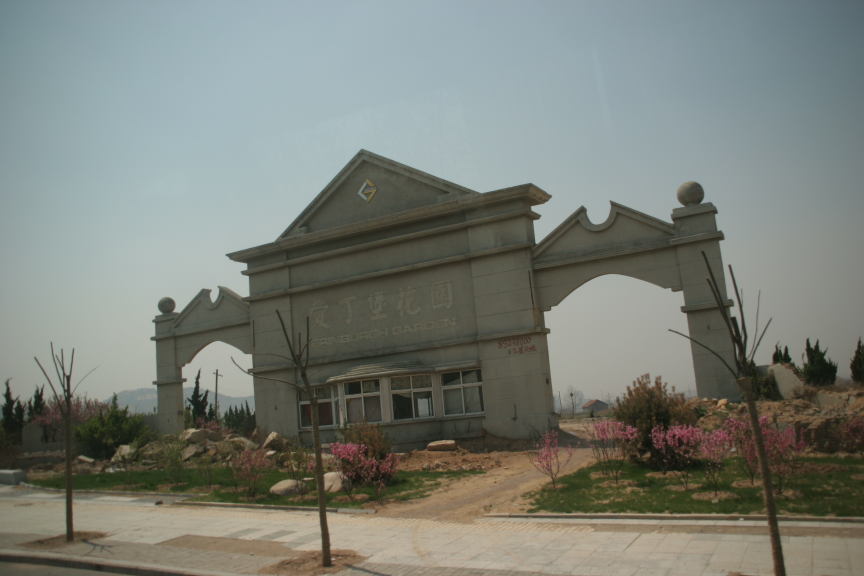
%> input picture exp02/img/IMG_2546.JPG, 1728 x 1152 px (shown at 1/2 size)
$ octave exp02_1.m   (GNU Octave 9; MATLAB toolbox functions it lacks are replaced by stand-ins)
%> lines starting %> are read from the running program, lines starting %| are printed output that depends on the picture
img = imread('img/IMG_2546.JPG');
%> img is the input picture: size 1152x1728x3 uint8; mean R, G, B 122.2, 126.9, 119.5
figure(1),imhist(img); % 查看直方图

% 取反
invert(:, :, 1) = 255 - img(:, :, 1);
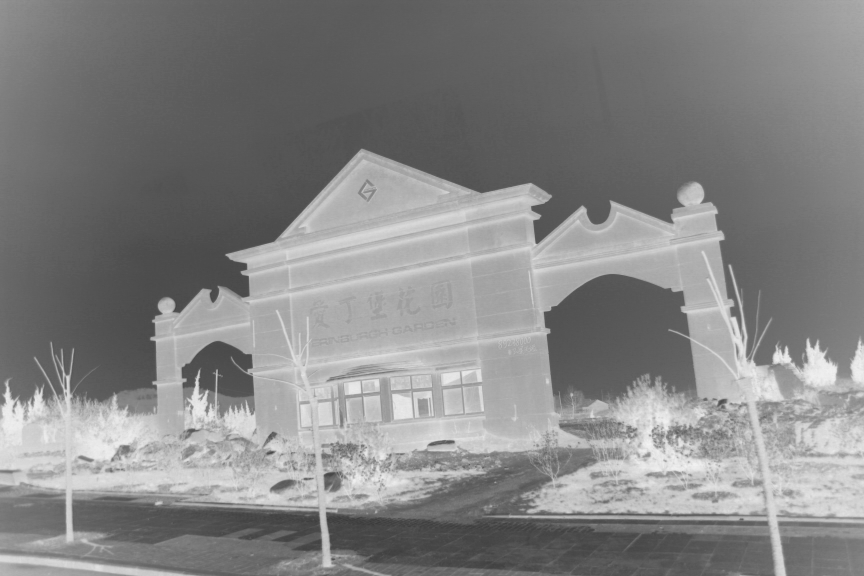
%> invert: size 1152x1728 uint8 (shown at 1/2 size); min 55, max 246, mean 132.8
invert(:, :, 2) = 255 - img(:, :, 2);
invert(:, :, 3) = 255 - img(:, :, 3);
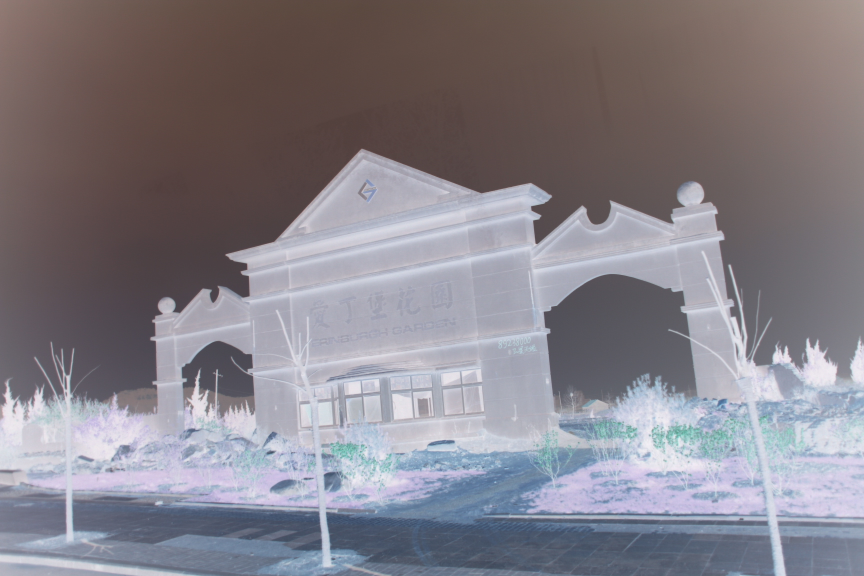
%> invert: size 1152x1728x3 uint8 (shown at 1/2 size); mean R, G, B 132.8, 128.1, 135.5
figure(2),subplot(1, 2, 1),imshow(img);
title('原始图像');
figure(2),subplot(1, 2, 2),imshow(invert);
title('取反图像');

figure(3),imhist(invert); % 显示取反后图像的直方图
%> after `imhist(invert)`:
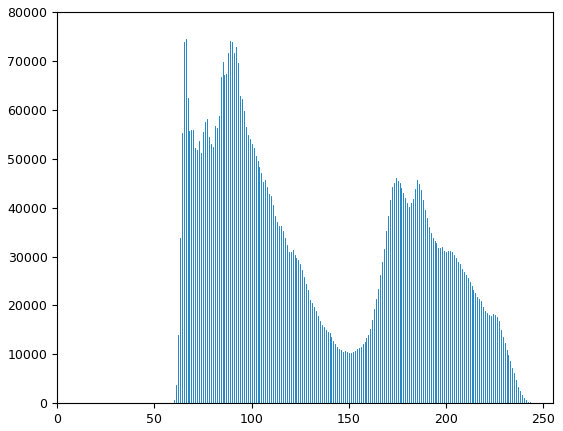
%> figure redrawn from the program's plot data; highest point at x = 66, y = 74459

img2 = histeq(img); % 直方图均衡化
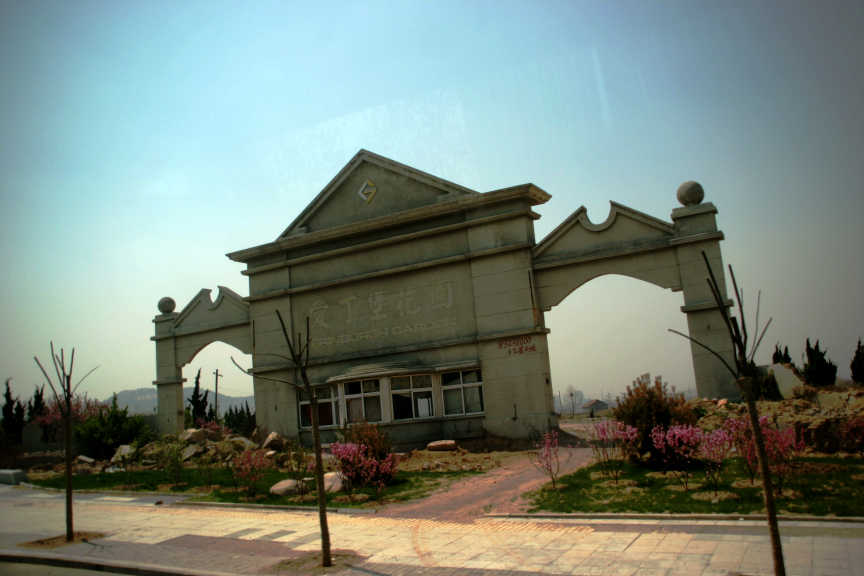
%> img2: size 1152x1728x3 uint8 (shown at 1/2 size); mean R, G, B 121.2, 134, 124.2
figure(4),imhist(img2);
%> after `imhist(img2)`:
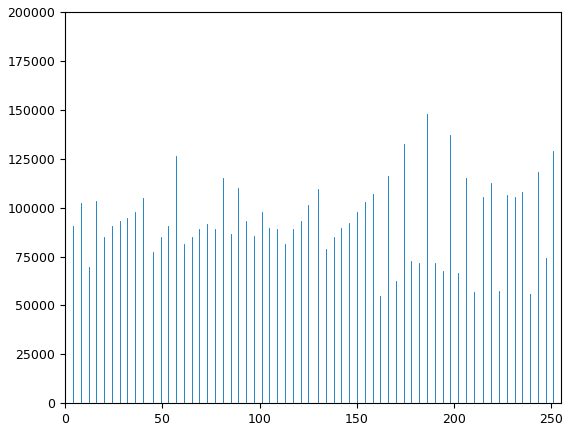
%> figure redrawn from the program's plot data; highest point at x = 186, y = 147969

img3 = imrotate(img, -9); % 旋转图像，使图中文字水平
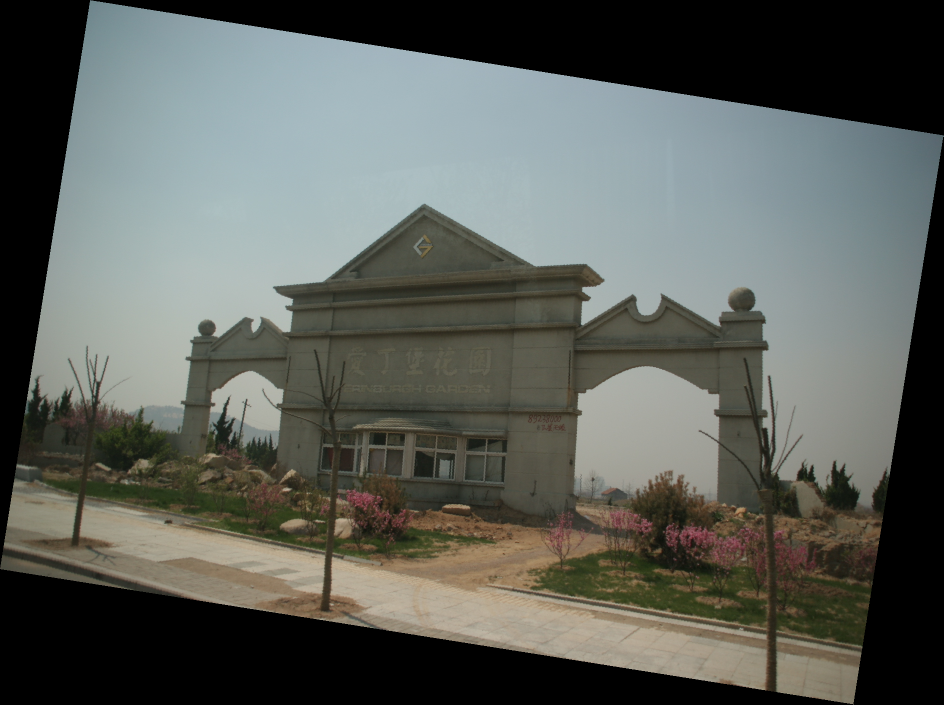
%> img3: size 1409x1887x3 uint8 (shown at 1/2 size); mean R, G, B 91.5, 95, 89.4
figure(5),imshow(img3);

img4 = imcrop(img3, [680, 690, 320, 70]); % 切割图象，保留文字
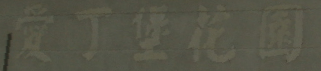
%> img4: size 71x321x3 uint8; mean R, G, B 85.1, 84.8, 70.8
figure(6),imshow(img4);

$ run again, with exp02/img/2.jpg copied over exp02/img/IMG_2546.JPG
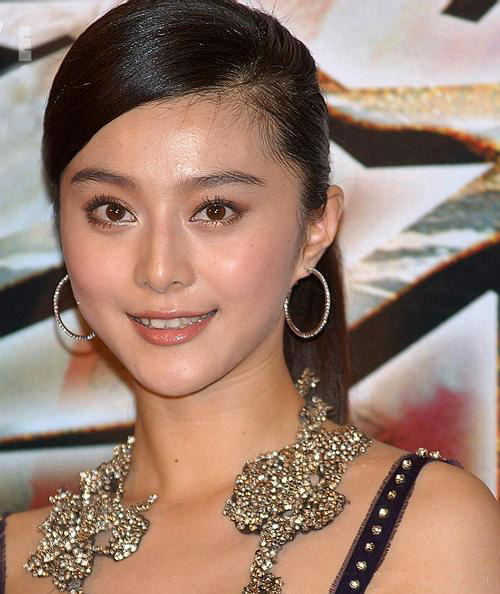
%> input picture exp02/img/2.jpg, 500 x 594 px
%> img is the input picture: size 594x500x3 uint8; mean R, G, B 155.6, 126.9, 112.6
%> `imhist(img2)`:
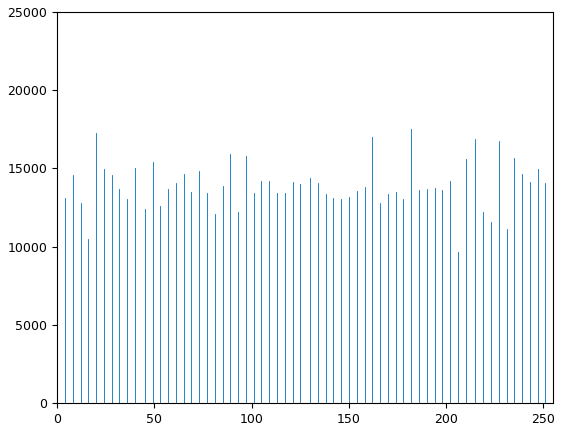
%> figure redrawn from the program's plot data; highest point at x = 0, y = 20400
%> `img3 = imrotate(img, -9);`:
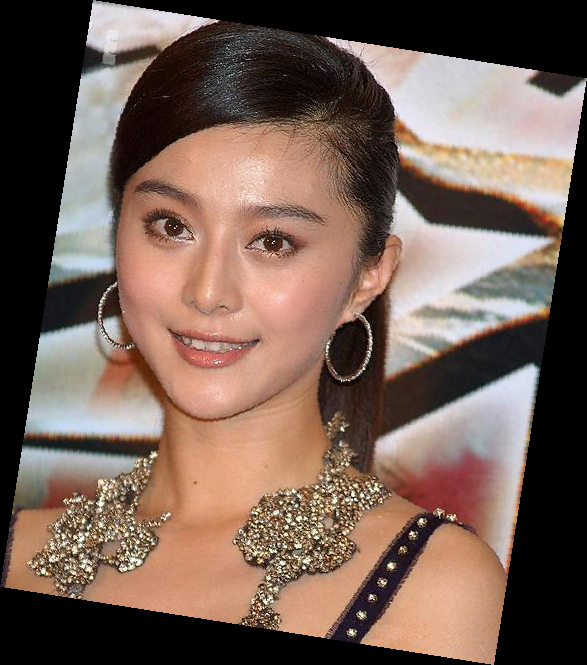
%> img3: size 665x587x3 uint8; mean R, G, B 118.4, 96.6, 85.7
%> img4 = []
